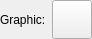
<?xml version="1.0" encoding="UTF-8"?>
<ui version="4.0">
 <class>GraphicFillWidgetForm</class>
 <widget class="QWidget" name="GraphicFillWidgetForm">
  <property name="geometry">
   <rect>
    <x>0</x>
    <y>0</y>
    <width>94</width>
    <height>40</height>
   </rect>
  </property>
  <property name="windowTitle">
   <string>Form</string>
  </property>
  <layout class="QGridLayout" name="gridLayout_2">
   <property name="sizeConstraint">
    <enum>QLayout::SetFixedSize</enum>
   </property>
   <property name="margin">
    <number>0</number>
   </property>
   <item row="0" column="0">
    <layout class="QGridLayout" name="gridLayout">
     <item row="0" column="0">
      <widget class="QLabel" name="m_graphicLabel">
       <property name="text">
        <string>Graphic:</string>
       </property>
      </widget>
     </item>
     <item row="0" column="1">
      <widget class="QToolButton" name="m_graphicToolButton">
       <property name="iconSize">
        <size>
         <width>32</width>
         <height>32</height>
        </size>
       </property>
      </widget>
     </item>
    </layout>
   </item>
  </layout>
 </widget>
 <resources/>
 <connections/>
</ui>
